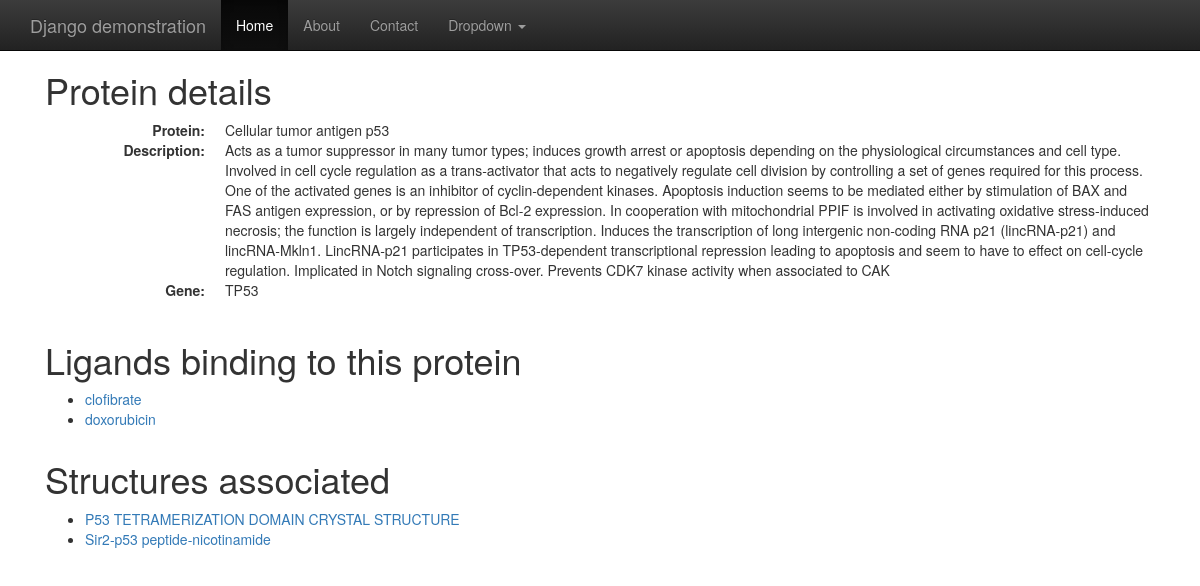
The page /protein/1 on the database its author committed.
### protein/models.py (models this page shows, shortened)
class Protein(models.Model):
    name = models.CharField(max_length=255)
    description = models.CharField(max_length=1000)
    gene = models.CharField(max_length=100,default='NOGENENAME')
    mw = models.PositiveIntegerField(blank=True,default=0)

### ligand/models.py (models this page shows, shortened)
class Ligand(models.Model):
    pubchem_id=models.PositiveIntegerField(blank=True)
    common_name=models.CharField(max_length=255)
    chemical_name=models.CharField(max_length=255)
    p=models.ForeignKey(Protein)

### molecule/models.py (models this page shows, shortened)
class Molecule(models.Model):
    pdb_code=models.CharField(max_length=4,blank=True)
    pdb_chain=models.CharField(max_length=1,blank=True)
    description=models.CharField(max_length=255,blank=True)
    prot=models.ManyToManyField(Protein)

### protein/views.py (the view)
# urls.py: url(r'(?P<identifiant>\d+)', one_protein, name="one_protein")
def one_protein(request, identifiant):
    my_dict={}
    my_protein=get_object_or_404(Protein, pk=identifiant)
    my_dict['protein']=my_protein
    my_ligands=my_protein.ligand_set.all()
    my_dict['ligands']=my_ligands
    my_molecules=my_protein.molecule_set.all()
    my_dict['molecules']=my_molecules
    return render(request,"one_protein.html",my_dict)

### protein/templates/one_protein.html
{% extends "index.html" %}
{% block content %}
<div class="col-md-12">
<h1>Protein details</h1>
    <dl class="dl-horizontal">
    <dt>Protein: </dt><dd>{{ protein.name }}</dd>
    <dt>Description: </dt><dd>{{ protein.description }}</dd>
    <dt>Gene:</dt><dd> {{ protein.gene }}</dd>
    </dl>
</div>
<div class="col-md-12">
<h1>Ligands binding to this protein</h1>
    <ul>
    {% for l in ligands %}
    <li><a href="https://pubchem.ncbi.nlm.nih.gov/compound//{{l.pubchem_id}}">{{l.common_name}}</a></li>{% endfor %}
    </ul>
</div>
<div class="col-md-12">
<h1>Structures associated</h1>
    <ul>
    {% for m in molecules %}
    <li><a href="http://www.rcsb.org/pdb/explore/explore.do?structureId=/{{m.pdb_code}}">{{m.description}}</a></li>{% endfor %}
    </ul>
</div>
</div>
{% endblock %}

### monSuperSite/templates/index.html (shortened to what this page needs)
<!doctype html>
<html lang="en">
<head>
{% load static %}
<link rel="stylesheet" href="https://maxcdn.bootstrapcdn.com/bootstrap/3.3.7/css/bootstrap.min.css">
<link rel="stylesheet" href="{% static 'css/starter-template.css' %}">
<link rel="stylesheet" href="https://maxcdn.bootstrapcdn.com/bootstrap/3.3.7/css/bootstrap-theme.min.css">
</head>
<body>
    <nav class="navbar navbar-inverse navbar-fixed-top">
      <div class="container">
        <div class="navbar-header">
          <a class="navbar-brand" href="#">Django demonstration</a>
        </div>
        <div id="navbar" class="navbar-collapse collapse">
          <ul class="nav navbar-nav">
            <li class="active"><a href="#">Home</a></li>
            <li><a href="#about">About</a></li>
            <li><a href="#contact">Contact</a></li>
            <li class="dropdown">
              <a href="#" class="dropdown-toggle" data-toggle="dropdown" role="button" aria-haspopup="true" aria-expanded="false">Dropdown <span class="caret"></span></a>
            </li>
          </ul>
        </div>
      </div>
    </nav>
    <div class="container">
   <div id="content container page-header">
       {% block content %}{% endblock content %}
   </div>
</body>
</html>

### monSuperSite/static/css/starter-template.css (style rules this page uses)
body { padding-top: 50px; }

### rows shown on the page
Protein: name "Cellular tumor antigen p53", description "Acts as a tumor suppressor in many tumor types; induces growth arrest or apoptosis depending on the physiological circumstances and cell type. Involved in cell cycle regulation as a trans-activator that acts to negatively regulate cell division by controlling a set of genes required for this process. One of the activated genes is an inhibitor of cyclin-dependent kinases. Apoptosis induction seems to be mediated either by stimulation of BAX and FAS antigen expression, or by repression of Bcl-2 expression. In cooperation with mitochondrial PPIF is involved in activating oxidative stress-induced necrosis; the function is largely independent of transcription. Induces the transcription of long…", gene "TP53"
Ligand: common_name "clofibrate"
Ligand: common_name "doxorubicin"
Molecule: description "P53 TETRAMERIZATION DOMAIN CRYSTAL STRUCTURE"
Molecule: description "Sir2-p53 peptide-nicotinamide"
